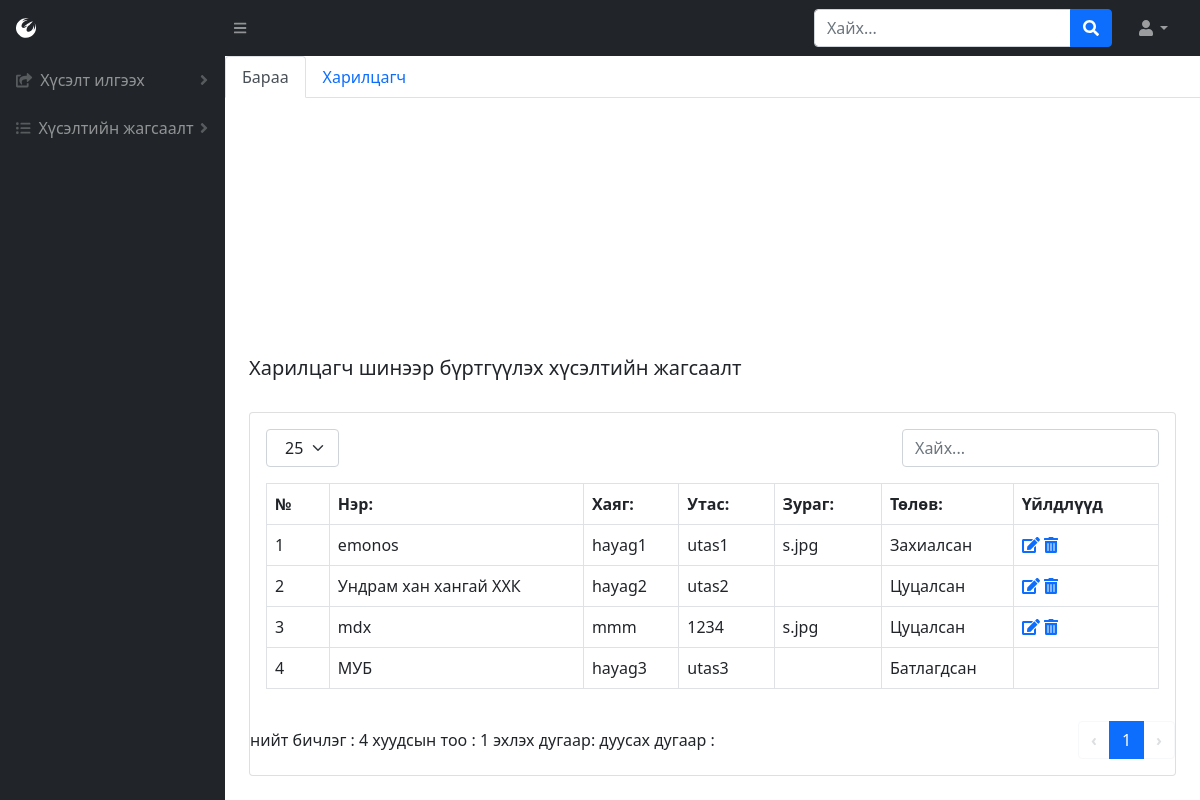
The app's page /company-list (signed in), older data.
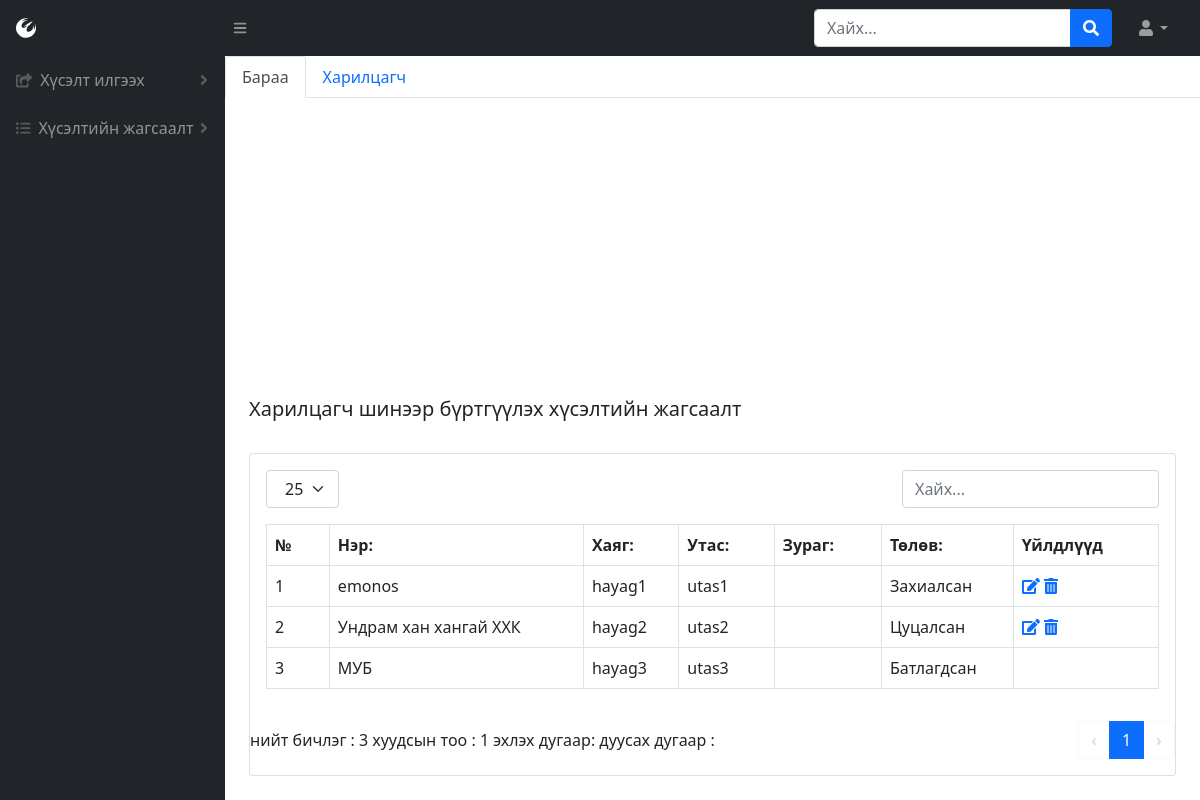
The same page, newer data.
### BMweb/models.py (models this page shows, shortened)
class Company(models.Model):
    comName = models.CharField(max_length=300, verbose_name=_("Компаний нэр"))
    hayag = models.CharField(max_length=1000, verbose_name=_("Компаний хаяг"))
    phone = models.CharField(max_length=30, verbose_name=_("Компаний утас"))
    thumbimage = models.ImageField(
        upload_to="media/productthumb/", blank = True, null=True,  verbose_name=_("Зураг")
    )
    comState = models.ForeignKey(State, on_delete=CASCADE, verbose_name=_("Төлөв"))
    class Meta:
        verbose_name = _("Компани")
        verbose_name_plural = _("Компани")

class State(models.Model):
    stateName = models.CharField(max_length=300, verbose_name=_("Төлөвийн нэр"))
    class Meta:
        verbose_name = _("Барааны төлөв")
        verbose_name_plural = _("Барааны төлөв")
    def __str__(self):
        return self.stateName

### BMweb/views.py (the view)
# urls.py: path('company-list',views.companyList,name='company-list'),
def companyList(request):
    if 'user_id' in request.session:
        p = Company.objects.all().order_by('comState')
        size = 25
        if 'size' in request.GET:
            size = request.GET['size']
        pc = Paginator(p, size)
        page_num = 1
        if 'page' in request.GET:
            page_num = int(request.GET['page'])
            print('page')
            print(page_num)
        page=pc.page(page_num)
        h = Hereglegch.objects.get(pk=request.session['user_id'])
        return render(request,'companyList.html', {'user': h, 'companyList': page.object_list, 'size':size, 'count':pc.count, 'page_count': pc.num_pages, 'page_range':pc.page_range, 'page_num':page_num, 'has_next':page.has_next(), 'has_previous': page.has_previous(), 'start_index':page.start_index() })
    else:
        return redirect('/login')

### BMweb/templates/companyList.html (shortened to what this page needs)
{% load static %}
<!DOCTYPE html>
<html lang="en">
    <head>
        <link href="https://cdn.jsdelivr.net/npm/simple-datatables@latest/dist/style.css" rel="stylesheet" />
        <link href="css/styles.css" rel="stylesheet" />
        <link href="{% static 'css/styles.css' %}" rel="stylesheet"/>
    </head>
    <body class="sb-nav-fixed">
        {% include "topNav.html" %}
        <div id="layoutSidenav">
            {% include "leftNav.html" %}
            <div id="layoutSidenav_content">
                {%  include "comList.html" %}
            </div>
        </div>
    </body>
</html>

### BMweb/templates/comList.html (shortened to what this page needs)
    {% include "tabs.html" %}
<main>
    <div class="container-fluid px-4">
        <h5 class="mt-4">Харилцагч шинээр бүртгүүлэх хүсэлтийн жагсаалт</h5>
        <div class="card mb-4">
            <div class="card-body">
                {% include "tableTop.html" %}
                <table id="datatablesSimple" class="dataTable-table">
                  <thead>
                      <tr>
                          <th data-sortable="" class="asc">
                            <a href="#" class="dataTable-sorter">№</a>
                        </th>
                          <th data-sortable="" class="asc">
                              <a href="#" class="dataTable-sorter">Нэр:</a>
                          </th>
                          <th data-sortable="" class="asc">
                              <a href="#" class="dataTable-sorter">Хаяг:</a>
                          </th>
                          <th data-sortable="" class="asc">
                              <a href="#" class="dataTable-sorter">Утас:</a>
                          </th>
                          <th data-sortable="" class="asc">
                              <a href="#" class="dataTable-sorter">Зураг:</a>
                          </th>
                          <th data-sortable="" class="asc">
                              <a href="#" class="dataTable-sorter">Төлөв:</a>
                          </th>
                          <th data-sortable="" class="asc">
                              <a href="#" class="dataTable-sorter">Үйлдлүүд</a>
                          </th>
                      </tr>
                  </thead>
                    {% for h in companyList %}
                      <tr>
                          <td>{{ forloop.counter0|add:start_index }}</td>
                          <td>{{ h.comName }}</td>
                          <td>{{ h.hayag }}</td>
                          <td>{{ h.phone }}</td>
                          <td>{{ h.thumbimage }}</td>
                          <td>{{ h.comState }}</td>
                          <td>
                          {% if user.role_id|add:0 < 3 and h.comState_id|add:0 < 3 %}
                            <a href="/company?edit={{h.id}}"><i class="fas fa-edit"></i></a>
                            <a href="/company?del={{h.id}}"><i class="fas fa-trash-alt"></i></a>
                          {% endif %}
                          </td>
                      </tr>
                    {% endfor %}
                </table>
            </div>
            {% include "tableBottom.html" %}
        </div>
    </div>
</main>

Row changes from the older to the newer data that the page shows:
removed Company: comName "mdx", hayag "mmm", phone "1234", thumbimage "s.jpg", comState "Цуцалсан"
changed Company "emonos": thumbimage "s.jpg" → (not shown)
Text that changed along with them:
{{ count }}: "4" → "3"
